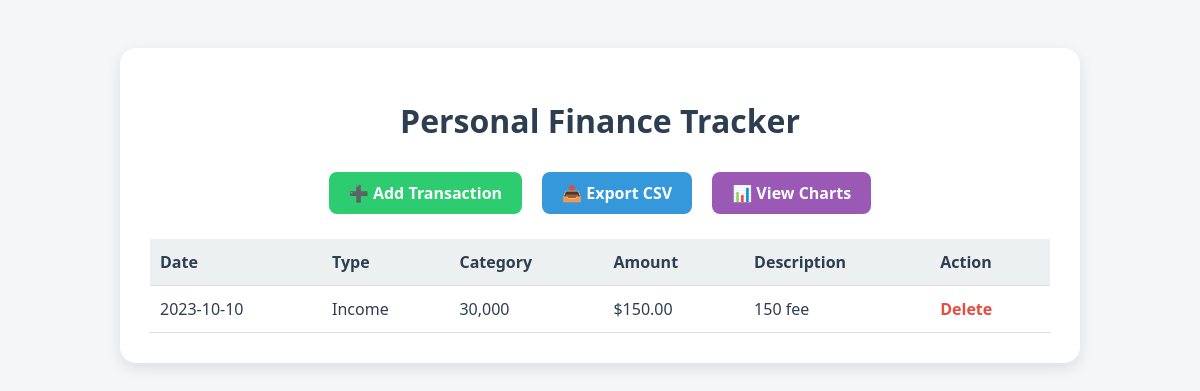
The app's page /, older data.
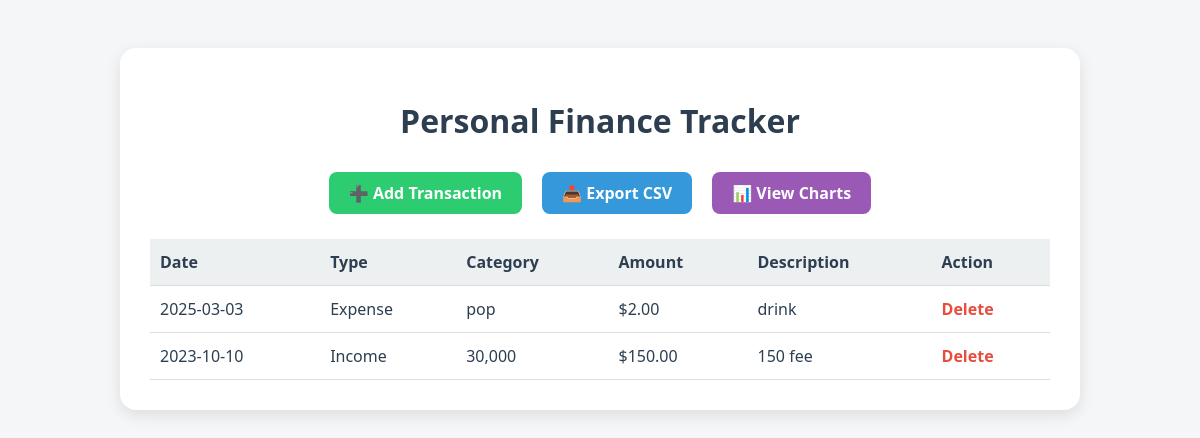
The same page, newer data.
### tables this page shows
CREATE TABLE transactions (
        id INTEGER PRIMARY KEY AUTOINCREMENT,
        date TEXT NOT NULL,
        type TEXT NOT NULL,
        category TEXT NOT NULL,
        amount REAL NOT NULL,
        description TEXT
    );

### app.py (the view)
@app.route('/')
def index():
    with sqlite3.connect(DB_NAME) as conn:
        c = conn.cursor()
        c.execute("SELECT * FROM transactions ORDER BY date DESC")
        transactions = c.fetchall()
    return render_template('index.html', transactions=transactions)

### templates/index.html (shortened to what this page needs)
<!DOCTYPE html>
<html lang="en">
<head>
</head>
<body>
    <div class="container">
        <h1>Personal Finance Tracker</h1>
        <div class="btn-group">
            <a href="{{ url_for('add_transaction') }}" class="button add">➕ Add Transaction</a>
            <a href="{{ url_for('export_csv') }}" class="button export">📤 Export CSV</a>
            <a href="{{ url_for('charts') }}" class="button charts">📊 View Charts</a>
        </div>
        <table>
            <thead>
                <tr>
                    <th>Date</th>
                    <th>Type</th>
                    <th>Category</th>
                    <th>Amount</th>
                    <th>Description</th>
                    <th>Action</th>
                </tr>
            </thead>
            <tbody>
                {% for t in transactions %}
                    <tr>
                        <td>{{ t[1] }}</td>
                        <td>{{ t[2].capitalize() }}</td>
                        <td>{{ t[3] }}</td>
                        <td>${{ "%.2f"|format(t[4]) }}</td>
                        <td>{{ t[5] }}</td>
                        <td><a href="{{ url_for('delete_transaction', id=t[0]) }}" class="delete-link">Delete</a></td>
                    </tr>
                {% else %}
                    <tr>
                        <td colspan="6" style="text-align:center; color: #7f8c8d;">No transactions found.</td>
                    </tr>
                {% endfor %}
            </tbody>
        </table>
    </div>
</body>
</html>

Row changes from the older to the newer data that the page shows:
added transactions: date "2025-03-03", type "Expense", category "pop", amount "2.00", description "drink"
